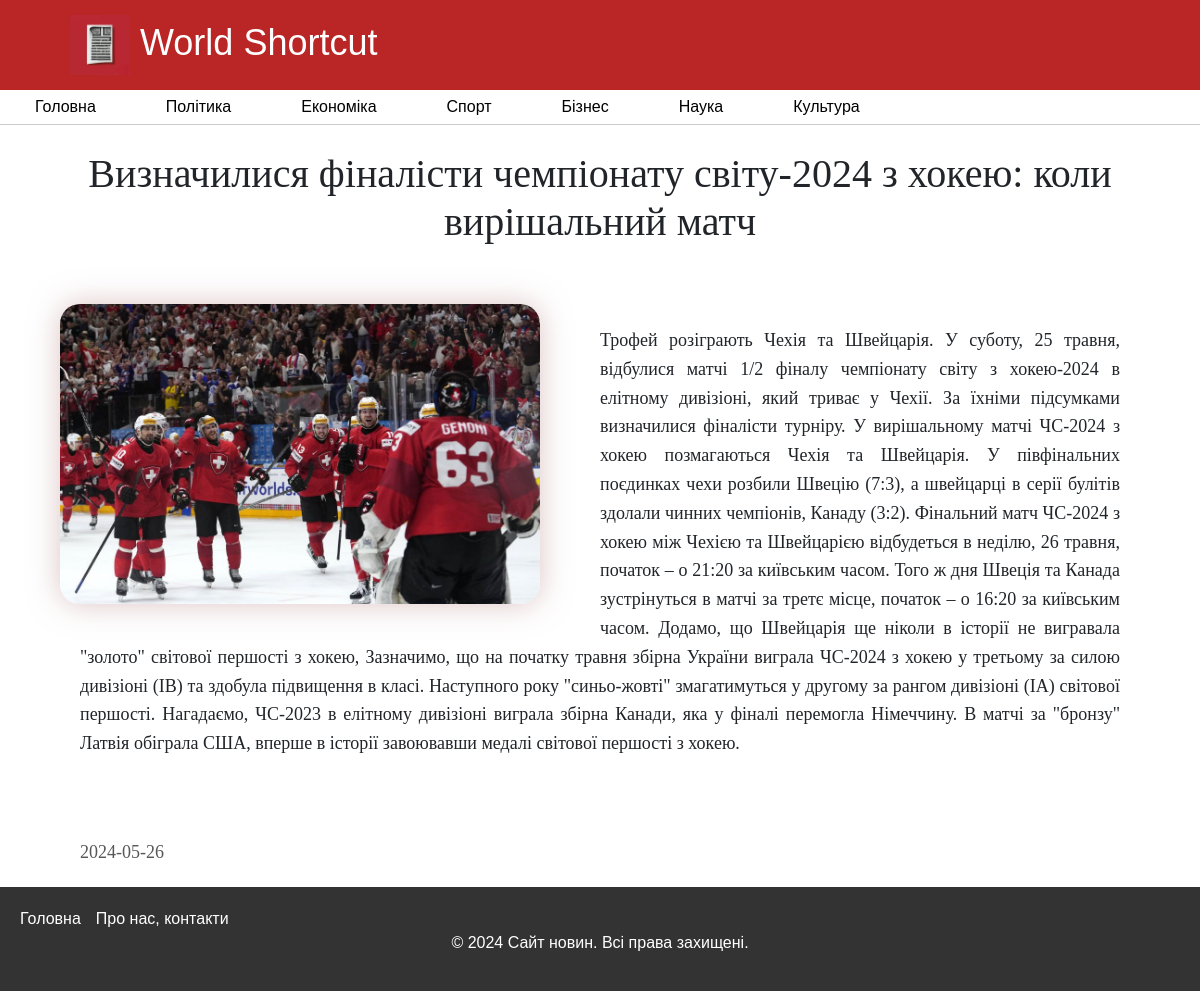
The app's page /templates/1104711119 with its own data.
### model.py (models this page shows)
class News(Base):
    __tablename__ = 'news'
    NewsID = Column(Integer, primary_key=True)
    Theme = Column(String)
    Title = Column(String)
    Text = Column(String)
    MediaPath = Column(String)
    Date = Column(String)

### app.py (the view)
@app.route('/templates/<int:news_id>', methods=['GET'])
def news_detail(news_id):
    selected_news = session.query(News).filter_by(NewsID=news_id).first()
    if selected_news is None:
        abort(404)
    return render_template('news_detail.html', news_item=selected_news)

### templates/news_detail.html (shortened to what this page needs)
{% extends 'navigation.html' %}
{% block news_detail %}
    <div class="news-detail" style="margin-top: 150px;">
        <h1>{{ news_item.Title }}</h1>
        <div class="image-contain">
            <img src="{{ news_item.MediaPath }}" alt="Image" class="mag">
        </div>
        <p>{{ news_item.Text }}</p>
        <p class="date">{{ news_item.Date }}</p>
    </div>
{% endblock %}

### templates/navigation.html (style rules this page uses)
html, body { height: 100%; }
body { margin: 0; font-family: Arial, sans-serif; }

### templates/news_detail.html (style rules this page uses)
.image-contain { display: flex; justify-content: center; border-radius: 40px; float: left; width: 40%; margin-inline: 60px; margin-top: 50px; margin-bottom: 10px; }
.image-contain img { max-width: 100%; height: auto; border-radius: 20px; box-shadow: 0 0 30px rgba(187, 138, 138, 0.5); }
.news-detail p { flex: 1; margin-top: 80px; margin-bottom: 20px; line-height: 1.6; text-align: justify; margin-inline: 80px; font-size: 18px; font-family: "Times New Roman"; }
h1 { text-align: center; margin-inline: 50px; font-family: "Times New Roman"; }
.date { color: #575757; }

### records on screen
News: Title "Визначилися фіналісти чемпіонату світу-2024 з хокею: коли вирішальний матч", MediaPath (picture), Text "Трофей розіграють Чехія та Швейцарія. У суботу, 25 травня, відбулися матчі 1/2 фіналу чемпіонату світу з хокею-2024 в елітному дивізіоні, який триває у Чехії. За їхніми підсумками визначилися фіналісти турніру. У вирішальному матчі ЧС-2024 з хокею позмагаються Чехія та Швейцарія. У півфінальних поєдинках чехи розбили Швецію (7:3), а швейцарці в серії булітів здолали чинних чемпіонів, Канаду (3:2). Фінальний матч ЧС-2024 з хокею між Чехією та Швейцарією відбудеться в неділю, 26 травня, початок – о 21:20 за київським часом. Того ж дня Швеція та Канада зустрінуться в матчі за третє місце, початок – о 16:20 за київським часом. Додамо, що Швейцарія ще ніколи в історії не вигравала \"золото\"…", Date "2024-05-26"
